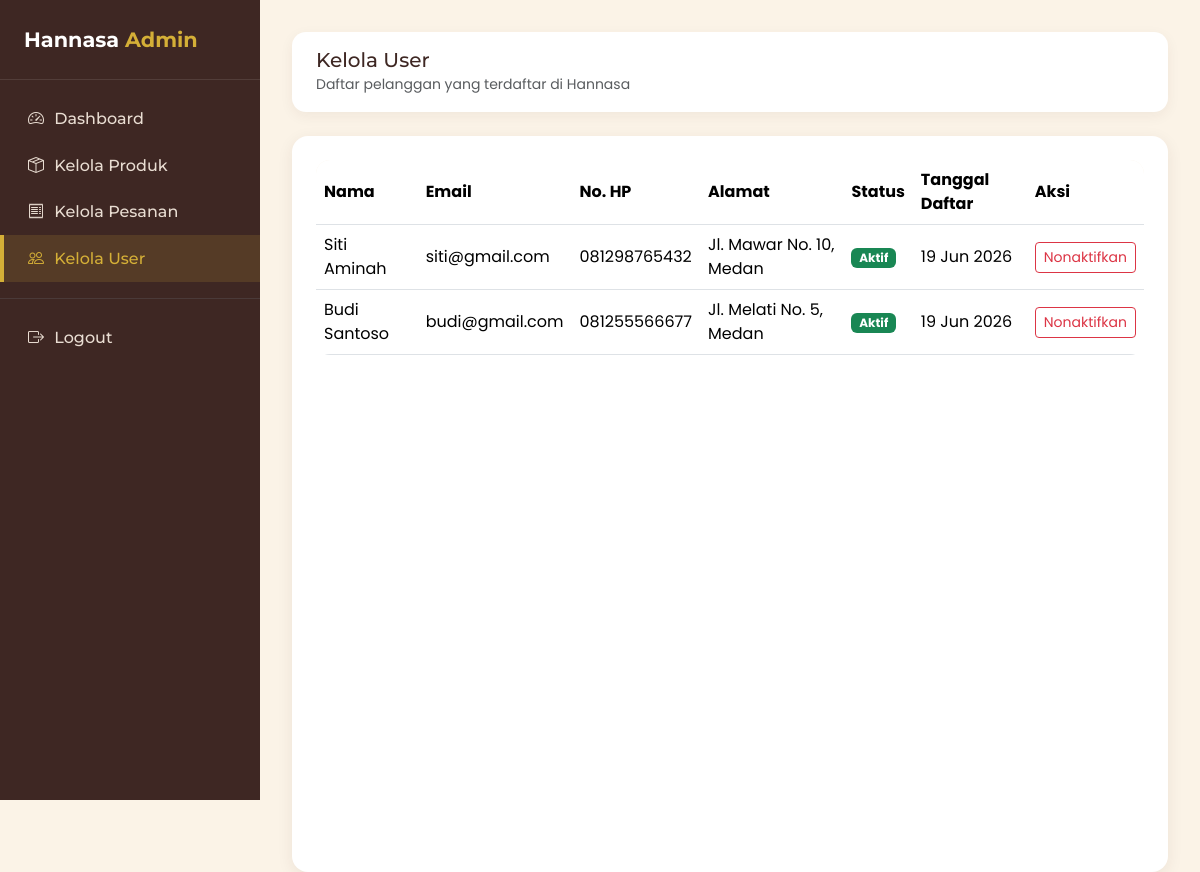
Page /admin/user.php (signed in) on the committed database.
### tables this page shows
CREATE TABLE users (
    id_user INT AUTO_INCREMENT PRIMARY KEY,
    nama VARCHAR(100) NOT NULL,
    email VARCHAR(100) NOT NULL UNIQUE,
    password VARCHAR(255) NOT NULL,
    no_hp VARCHAR(20),
    alamat TEXT,
    role ENUM('user','admin') DEFAULT 'user',
    status ENUM('aktif','nonaktif') DEFAULT 'aktif',
    created_at TIMESTAMP DEFAULT CURRENT_TIMESTAMP
);

### admin/user.php (the view, shortened to what this page needs)
<?php
require_once __DIR__ . '/../config/koneksi.php';
$result = mysqli_query($koneksi, "SELECT * FROM users WHERE role = 'user' ORDER BY created_at DESC");
include __DIR__ . '/../includes/header.php';
?>
<div class="dashboard-wrapper">
    <?php include __DIR__ . '/../includes/sidebar-admin.php'; ?>
    <div class="main-content">
        <div class="topbar-hannasa">
            <div>
                <h5 class="mb-0">Kelola User</h5>
                <small class="text-muted">Daftar pelanggan yang terdaftar di Hannasa</small>
            </div>
        </div>
        <div class="card-hannasa p-4">
            <div class="table-responsive">
                <table class="table table-hannasa align-middle">
                    <thead>
                        <tr>
                            <th>Nama</th>
                            <th>Email</th>
                            <th>No. HP</th>
                            <th>Alamat</th>
                            <th>Status</th>
                            <th>Tanggal Daftar</th>
                            <th>Aksi</th>
                        </tr>
                    </thead>
                    <tbody>
                        <?php if ($result && mysqli_num_rows($result) > 0) : ?>
                            <?php while ($u = mysqli_fetch_assoc($result)) : ?>
                                <tr>
                                    <td><?php echo htmlspecialchars($u['nama']); ?></td>
                                    <td><?php echo htmlspecialchars($u['email']); ?></td>
                                    <td><?php echo htmlspecialchars($u['no_hp']); ?></td>
                                    <td><?php echo htmlspecialchars(mb_strimwidth($u['alamat'], 0, 40, '...')); ?></td>
                                    <td>
                                        <?php if ($u['status'] == 'aktif') : ?>
                                            <span class="badge bg-success">Aktif</span>
                                        <?php else : ?>
                                            <span class="badge bg-secondary">Nonaktif</span>
                                        <?php endif; ?>
                                    </td>
                                    <td><?php echo date('d M Y', strtotime($u['created_at'])); ?></td>
                                    <td>
                                        <form method="POST" action="">
                                            <?php if ($u['status'] == 'aktif') : ?>
                                                <button type="submit" class="btn btn-sm btn-outline-danger">Nonaktifkan</button>
                                            <?php else : ?>
                                                <input type="hidden" name="status_baru" value="aktif">
                                                <button type="submit" class="btn btn-sm btn-outline-success">Aktifkan</button>
                                            <?php endif; ?>
                                        </form>
                                    </td>
                                </tr>
                            <?php endwhile; ?>
                        <?php else : ?>
                            <tr><td colspan="7" class="text-center text-muted">Belum ada user terdaftar.</td></tr>
                        <?php endif; ?>
                    </tbody>
                </table>
            </div>
        </div>
    </div>
</div>
</body>
</html>

### includes/header.php (shortened to what this page needs)
<!DOCTYPE html>
<html lang="id">
<head>
    <link href="https://cdn.jsdelivr.net/npm/bootstrap@5.3.3/dist/css/bootstrap.min.css" rel="stylesheet">
    <link rel="stylesheet" href="https://cdn.jsdelivr.net/npm/bootstrap-icons@1.11.3/font/bootstrap-icons.css">
    <link rel="stylesheet" href="<?php echo BASE_URL; ?>/assets/css/style.css">
</head>
<body>

### includes/sidebar-admin.php (shortened to what this page needs)
<?php
$current_page = basename($_SERVER['PHP_SELF']);
?>
<aside class="sidebar-hannasa">
    <a href="<?php echo BASE_URL; ?>/admin/dashboard.php" class="sidebar-brand">Hannasa<span> Admin</span></a>
    <nav class="nav flex-column">
        <a class="nav-link <?php echo $current_page == 'dashboard.php' ? 'active' : ''; ?>" href="<?php echo BASE_URL; ?>/admin/dashboard.php">
            <i class="bi bi-speedometer2"></i> Dashboard
        </a>
        <a class="nav-link <?php echo in_array($current_page, ['produk.php', 'tambah-produk.php', 'edit-produk.php']) ? 'active' : ''; ?>" href="<?php echo BASE_URL; ?>/admin/produk.php">
            <i class="bi bi-box-seam"></i> Kelola Produk
        </a>
        <a class="nav-link <?php echo in_array($current_page, ['pesanan.php', 'detail-pesanan.php']) ? 'active' : ''; ?>" href="<?php echo BASE_URL; ?>/admin/pesanan.php">
            <i class="bi bi-receipt"></i> Kelola Pesanan
        </a>
        <a class="nav-link <?php echo $current_page == 'user.php' ? 'active' : ''; ?>" href="<?php echo BASE_URL; ?>/admin/user.php">
            <i class="bi bi-people"></i> Kelola User
        </a>
        <hr class="text-secondary">
        <a class="nav-link" href="<?php echo BASE_URL; ?>/auth/logout.php">
            <i class="bi bi-box-arrow-right"></i> Logout
        </a>
    </nav>
</aside>

### assets/css/style.css (style rules this page uses)
:root { --color-cream: #FBF3E7; --color-caramel: #A9714B; --color-caramel-dark: #8B5A38; --color-gold: #D4AF37; --color-white: #FFFFFF; --color-dark-brown: #3E2723; --cream: var(--color-cream); --caramel: var(--color-caramel); --gold: var(--color-gold); --dark-brown: var(--color-dark-brown); --white: var(--color-white); --font-heading: 'Montserrat', sans-serif; --font-body: 'Poppins', sans-serif; }
body { font-family: var(--font-body); background-color: var(--color-cream); color: var(--color-dark-brown); }
h1, h2, h3, h4, h5, h6, .navbar-brand, .nav-link, .font-heading { font-family: var(--font-heading); }
a { text-decoration: none; }
.card-hannasa { background-color: var(--color-white); border: none; border-radius: 16px; overflow: hidden; box-shadow: 0 4px 16px rgba(62, 39, 35, 0.08); transition: transform 0.25s ease, box-shadow 0.25s ease; height: 100%; }
.dashboard-wrapper { display: flex; min-height: 100vh; }
.sidebar-hannasa { width: 260px; background-color: var(--color-dark-brown); color: var(--color-white); min-height: 100vh; padding: 1.5rem 0; flex-shrink: 0; }
.sidebar-hannasa .sidebar-brand { font-family: var(--font-heading); font-weight: 700; font-size: 1.3rem; color: var(--color-white); padding: 0 1.5rem 1.5rem; display: block; border-bottom: 1px solid rgba(255, 255, 255, 0.1); margin-bottom: 1rem; }
.sidebar-hannasa .sidebar-brand span { color: var(--color-gold); }
.sidebar-hannasa .nav-link { color: #e9ddd2; padding: 0.7rem 1.5rem; font-weight: 500; border-left: 4px solid transparent; }
.sidebar-hannasa .nav-link i { width: 22px; display: inline-block; }
.sidebar-hannasa .nav-link.active { background-color: rgba(212, 175, 55, 0.15); border-left-color: var(--color-gold); color: var(--color-gold); }
.main-content { flex-grow: 1; padding: 2rem; }
.topbar-hannasa { background-color: var(--color-white); border-radius: 14px; padding: 1rem 1.5rem; margin-bottom: 1.5rem; box-shadow: 0 4px 14px rgba(62, 39, 35, 0.06); display: flex; align-items: center; justify-content: space-between; }
.table-hannasa { background-color: var(--color-white); border-radius: 14px; overflow: hidden; }
.table-hannasa thead { background-color: var(--color-cream); color: var(--color-caramel-dark); }
.table-hannasa th, .table-hannasa td { vertical-align: middle; font-family: var(--font-body); }

### rows in the picture
users: nama "Siti Aminah", email "siti@gmail.com", no_hp "081298765432", alamat "Jl. Mawar No. 10, Medan", status "Aktif", created_at "19 Jun 2026"
users: nama "Budi Santoso", email "budi@gmail.com", no_hp "081255566677", alamat "Jl. Melati No. 5, Medan", status "Aktif", created_at "19 Jun 2026"
